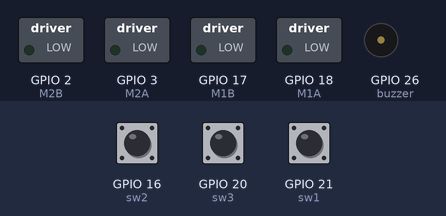
Recording of a program running on a simulated Raspberry Pi (BCM pin numbers). Shown: switched loads named in the program (green lamp = pin HIGH), buzzer (waves = sounding, pin HIGH). The inputs (shaded band) are chosen by the test bench; at power-on: GPIO 16 (sw2) HIGH, GPIO 20 (sw3) HIGH, GPIO 21 (sw1) HIGH. The run ends when the program shuts the computer down; what the program prints to the terminal is not drawn. At 4.9 s the program puts the board to deep sleep or switches it off; the recording ends there.

Above: at 1.2 s.
1.3 s: GPIO 16 (sw2) pulled LOW for 0.15 s
At 2.4 s:
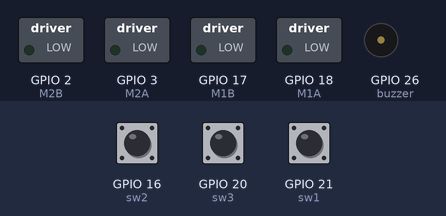
2.9 s: GPIO 20 (sw3) pulled LOW for 0.15 s
At 4.0 s:
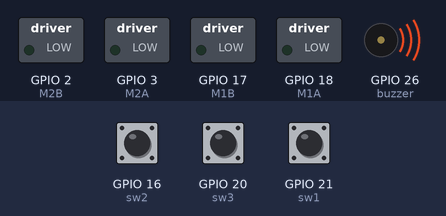
Timing chart, 0 to 4.9 s (numbered marks = the images above; inputs shaded):
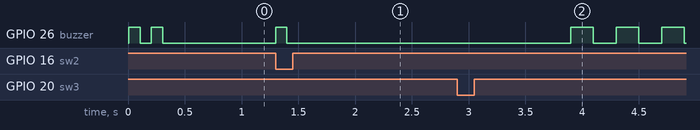

Measured:
- after the input at 1.3 s, GPIO 26 (buzzer): LOW → HIGH at once, → LOW 0.10 s later
- after the input at 2.9 s, GPIO 26 (buzzer): alternates HIGH for 0.20 s and LOW for 0.20 s, starting after 1.0 s

The program:

RPiMakerLineFollowRobot.py
```python
#IdrisCytron/RPiMakerLineFollowRobot.py
#https://gist.github.com/IdrisCytron/3e64af6e81f6d75138ce9d0f89004230#file-rpimakerlinefollowrobot-py

from gpiozero import Button, Buzzer, LineSensor
from time import sleep
import pigpio
from os import system

pi = pigpio.pi()

sw1 = Button(21)
sw2 = Button(16)
sw3 = Button(20)

buzzer = Buzzer(26)

sensorD1 = LineSensor(27)
sensorD2 = LineSensor(22)
sensorD3 = LineSensor(25)
sensorD4 = LineSensor(12)
sensorD5 = LineSensor(13)

M1A = 18
M1B = 17
M2A = 3
M2B = 2

pi.set_mode(M1A, pigpio.OUTPUT)
pi.set_mode(M1B, pigpio.OUTPUT)
pi.set_mode(M2A, pigpio.OUTPUT)
pi.set_mode(M2B, pigpio.OUTPUT)

def readMakerLine():
    global sensorReading
    sensorString = ""
    sensorReading = 1*(sensorD5.value) + \
                    2*(sensorD4.value) + \
                    4*(sensorD3.value) + \
                    8*(sensorD2.value) + \
                    16*(sensorD1.value)

    if sensorReading < 16:
        sensorString = "0"
    if sensorReading < 8:
        sensorString = sensorString + "0"
    if sensorReading < 4:
        sensorString = sensorString + "0"
    if sensorReading < 2:
        sensorString = sensorString + "0"

    sensorString = sensorString + "{0:b}".format(sensorReading)
    print("Maker Line: " + sensorString)

def robotMove(speedLeft, speedRight):
    if speedLeft > 0:
        pi.set_PWM_dutycycle(M1A, 0)
        pi.set_PWM_dutycycle(M1B, speedLeft)
    else:
        pi.set_PWM_dutycycle(M1A, abs(speedLeft))
        pi.set_PWM_dutycycle(M1B, 0)

    if speedRight > 0:
        pi.set_PWM_dutycycle(M2A, 0)
        pi.set_PWM_dutycycle(M2B, speedRight)
    else:
        pi.set_PWM_dutycycle(M2A, abs(speedRight))
        pi.set_PWM_dutycycle(M2B, 0)

def sw1Pressed():
    global robotGo
    robotGo = True
    buzzer.beep(0.1, 0.1, 1)

def sw2Pressed():
    global robotGo
    robotGo = False
    buzzer.beep(0.1, 0.1, 1)

sw1.when_pressed = sw1Pressed
sw2.when_pressed = sw2Pressed

sensorReading = 0

robotGo = False

buzzer.beep(0.1, 0.1, 2)

try:
    while True:
        if robotGo == False:
            robotMove(0, 0)
        else:
            readMakerLine()
            # You can adjust motor speed based on your hardware
            if sensorReading == 0b00100 or sensorReading == 0b01110:
                robotMove(40, 40)
            elif sensorReading == 0b01100:
                robotMove(30, 40)
            elif sensorReading == 0b00110:
                robotMove(40, 30)
            elif sensorReading == 0b11100:
                robotMove(20, 40)
            elif sensorReading == 0b00111:
                robotMove(40, 20)
            elif sensorReading == 0b11000:
                robotMove(10, 40)
            elif sensorReading == 0b00011:
                robotMove(40, 10)
            elif sensorReading == 0b10000:
                robotMove(0, 40)
            elif sensorReading == 0b00001:
                robotMove(40, 0)
            elif sensorReading == 0b11111:
                robotMove(30, 30)

        if sw3.is_pressed:
            robotMove(0, 0)
            sleep(1)
            buzzer.beep(0.2, 0.2, 3)
            sleep(1)
            system('sudo shutdown -h now')

except KeyboardInterrupt:
    buzzer.off()
    robotMove(0, 0)
```
